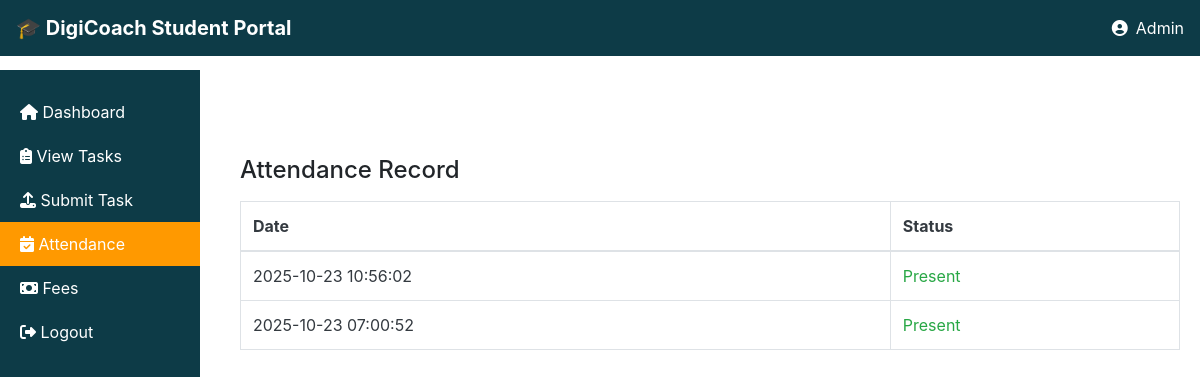
The app's page /student/view_attendance.php (signed in) with its own data.
### tables this page shows
CREATE TABLE IF NOT EXISTS `attendance` (
  `id` int(11) NOT NULL AUTO_INCREMENT,
  `student_id` int(11) NOT NULL,
  `status` enum('Present','Absent') DEFAULT 'Absent',
  `date` timestamp NULL DEFAULT CURRENT_TIMESTAMP,
  `trainer_id` int(11) DEFAULT NULL,
  `room_id` int(11) DEFAULT NULL,
  PRIMARY KEY (`id`),
  KEY `student_id` (`student_id`)
);

### student/view_attendance.php (the view, shortened to what this page needs)
<?php
include '../db/connect.php';
$current_page = basename($_SERVER['PHP_SELF']);
$student_id = $_SESSION['user_id'];
$attendance_query = mysqli_query($conn, "SELECT * FROM attendance WHERE student_id='$student_id' ORDER BY date DESC");
?>
<!DOCTYPE html>
<html lang="en">
<head>
  <link rel="stylesheet" href="../assets/css/main.css">
  <link rel="stylesheet" href="https://maxcdn.bootstrapcdn.com/bootstrap/4.5.2/css/bootstrap.min.css">
  <link rel="stylesheet" href="https://cdnjs.cloudflare.com/ajax/libs/font-awesome/6.4.0/css/all.min.css">
</head>
<body>
<nav class="navbar navbar-expand-lg d-flex justify-content-between">
    <a class="navbar-brand" href="#">🎓 DigiCoach Student Portal</a>
    <div class="user-info">
      <i class="fa-solid fa-user-circle"></i>
      <?php echo htmlspecialchars($_SESSION['name']); ?>
    </div>
  </nav>
<div class="sidebar">
    <a href="dashboard.php" class="<?php if($current_page == 'dashboard.php'){ echo 'active'; } ?>"><i class="fa-solid fa-house"></i> Dashboard</a>
    <a href="view_task.php" class="<?php if($current_page == 'view_task.php'){ echo 'active'; } ?>"><i class="fa-solid fa-clipboard-list"></i> View Tasks</a>
    <a href="submit_task.php" class="<?php if($current_page == 'submit_task.php'){ echo 'active'; } ?>"><i class="fa-solid fa-upload"></i> Submit Task</a>
    <a href="view_attendance.php" class="<?php if($current_page == 'view_attendance.php'){ echo 'active'; } ?>"><i class="fa-solid fa-calendar-check"></i> Attendance</a>
    <a href="view_fees.php" class="<?php if($current_page == 'view_fees.php'){ echo 'active'; } ?>"><i class="fa-solid fa-money-bill"></i> Fees</a>
     <a href="../index.php"><i class="fa-solid fa-right-from-bracket"></i> Logout</a>
  </div>
  <div class="content">
    <h4>Attendance Record</h4>
    <table class="table table-bordered bg-white text-dark mt-3">
<thead>
<tr><th>Date</th><th>Status</th></tr>
</thead>
<tbody>
<?php while($a = mysqli_fetch_assoc($attendance_query)): ?>
<tr>
<td><?= $a['date'] ?></td>
<td><?= $a['status'] == 'Present' ? '<span class="text-success">Present</span>' : '<span class="text-danger">Absent</span>' ?></td>
</tr>
<?php endwhile; ?>
</tbody>
</table>
  </div>
</body>
</html>

### assets/css/main.css (style rules this page uses)
body { background-color: #0d3b47; font-family: "Poppins", sans-serif; color: #fff; margin: 0; }
.navbar { background-color: #0d3b47; color: #fff; padding: 10px 20px; position: fixed; top: 0; left: 0; right: 0; z-index: 1000; }
.navbar .navbar-brand { color: #fff; font-weight: bold; font-size: 20px; }
.navbar .user-info { color: #fff; margin-left: auto; display: flex; align-items: center; font-size: 16px; }
.navbar .user-info i { margin-right: 8px; }
.sidebar { position: fixed; top: 70px; left: 0; width: 200px; height: calc(100% - 70px); background-color: #0d3b47; padding-top: 20px; }
.sidebar a { display: block; color: #fff; padding: 10px 20px; text-decoration: none; }
.sidebar a:hover, .sidebar a.active { background-color: #ff9900; color: #fff; }
.content { margin-left: 220px; padding: 20px; margin-top: 80px; }

### records on screen
attendance: date "2025-10-23 10:56:02", status "Present"
attendance: date "2025-10-23 07:00:52", status "Present"

### other values on screen
$_SESSION['name'] "Admin"
